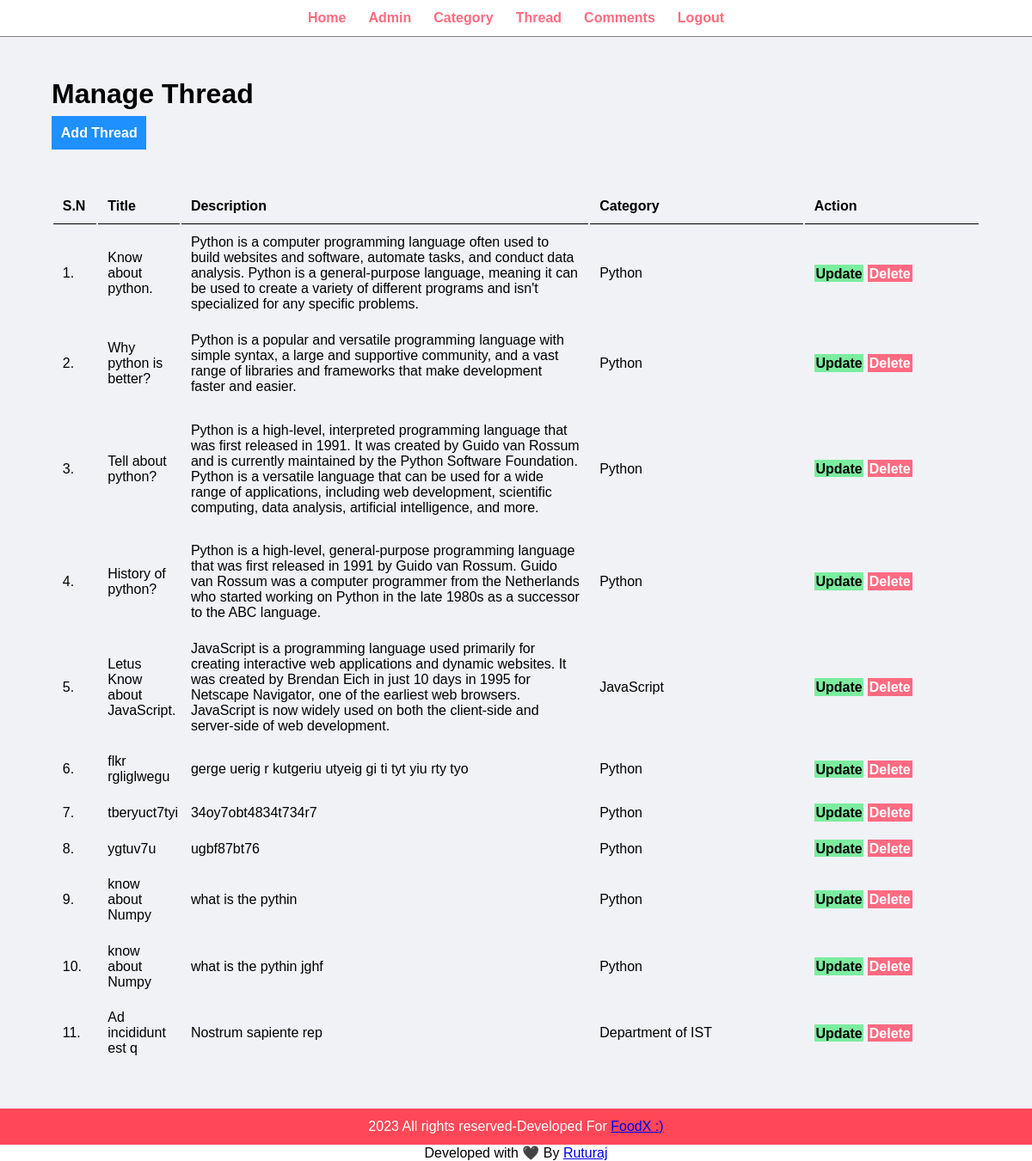
Screenshot of /admin/manage-thread.php (signed in) with the database file from the repository.
### tables this page shows
CREATE TABLE `threads` (
  `thread_id` int(7) NOT NULL,
  `thread_title` varchar(256) NOT NULL,
  `thread_desc` text NOT NULL,
  `thread_cat_id` int(7) NOT NULL,
  `thread_user_id` int(7) NOT NULL,
  `timestamp` datetime NOT NULL DEFAULT current_timestamp()
);

CREATE TABLE `categories` (
  `category_id` int(8) NOT NULL,
  `category_name` varchar(256) NOT NULL,
  `category_description` varchar(500) NOT NULL,
  `created` datetime NOT NULL DEFAULT current_timestamp()
);

### admin/manage-thread.php (the view, shortened to what this page needs)
<?php include('partials/menu.php'); ?>
<div class="main-content">
    <div class="wrapper">
        <h1>Manage Thread</h1>
        <br>
        <a href="<?php echo SITEURL; ?>admin/add-thread.php" class="btn-primary">Add Thread</a>
        <br><br>
        <br><br>
        <table class="tbl-full">
            <tr>
                <th>S.N</th>
                <th>Title</th>
                <th>Description</th>
                <th>Category</th>
                <th>Action</th>
            </tr>
            <?php
                $sql="SELECT * FROM threads";
                $res=mysqli_query($conn,$sql) or die('Error :');
                if($res==true){
                    $count=mysqli_num_rows($res);
                    $sn=1;
                    if($count>0){
                        while($rows=mysqli_fetch_assoc($res)){
                            $id=$rows['thread_id'];
                            $title=$rows['thread_title'];
                            $description=$rows['thread_desc'];
                            $th_cat_id=$rows['thread_cat_id'];
                            $time=$rows['timestamp'];
                            $sql1="SELECT * FROM categories WHERE category_id=$th_cat_id";
                            $res1=mysqli_query($conn,$sql1);
                            $cat_name=mysqli_fetch_assoc($res1)['category_name'];
                        ?>
                            <tr>
                                <td><?php echo $sn++; ?>.</td>
                                <td style="max-width: 50px;"><?php echo $title; ?></td>
                                <td style="max-width: 250px;"><?php echo $description; ?></td>
                                <td><?php echo $cat_name ; ?></td>
                                <td>
                                    <a href="<?php echo SITEURL; ?>admin/update-thread.php?id=<?php echo $id; ?>&time=<?php echo $time; ?>" class="btn-secondary">Update</a>
                                    <a href="<?php echo SITEURL; ?>admin/delete-thread.php?id=<?php echo $id; ?>&time=<?php echo $time; ?>" class="btn-danger">Delete</a>
                                </td>
                            </tr>
                            <?php
                        }
                    }
                    else{
                        echo "Thread not added";
                    }
                }
            ?>
        </table>
    </div>
</div>
<?php include('partials/footer.php') ?>

### css/admin.css (style rules this page uses)
* { margin: 0; padding: 0; font-family: Arial, Helvetica, sans-serif; }
.wrapper { padding: 1%; width: 90%; margin: 0 auto; }
.tbl-full { width: 100%; }
table tr th { border-bottom: 1px solid black; padding: 1%; text-align: left; }
table tr td { padding: 1%; }
.btn-primary { background-color: #1e90ff; padding: 1%; color: white; text-decoration: none; font-weight: bold; }
.btn-secondary { background-color: #7bed9f; padding: 1%; color: black; text-decoration: none; font-weight: bold; }
.btn-danger { background-color: #ff6b81; padding: 1%; color: white; text-decoration: none; font-weight: bold; }
.main-content { background-color: #f1f2f6; padding: 3% 0; }

### rows the page displays
threads: thread_title "Know about python.", thread_desc "Python is a computer programming language often used to build websites and software, automate tasks, and conduct data analysis. Python is a general-purpose language, meaning it can be used to create a variety of different programs and isn't specialized for any specific problems.", categories.category_name "Python"
threads: thread_title "Why python is better?", thread_desc "Python is a popular and versatile programming language with simple syntax, a large and supportive community, and a vast range of libraries and frameworks that make development faster and easier.", categories.category_name "Python"
threads: thread_title "Tell about python?", thread_desc "Python is a high-level, interpreted programming language that was first released in 1991. It was created by Guido van Rossum and is currently maintained by the Python Software Foundation. Python is a versatile language that can be used for a wide range of applications, including web development, scientific computing, data analysis, artificial intelligence, and more.", categories.category_name "Python"
threads: thread_title "History of python?", thread_desc "Python is a high-level, general-purpose programming language that was first released in 1991 by Guido van Rossum. Guido van Rossum was a computer programmer from the Netherlands who started working on Python in the late 1980s as a successor to the ABC language.", categories.category_name "Python"
threads: thread_title "Letus Know about JavaScript.", thread_desc "JavaScript is a programming language used primarily for creating interactive web applications and dynamic websites. It was created by Brendan Eich in just 10 days in 1995 for Netscape Navigator, one of the earliest web browsers. JavaScript is now widely used on both the client-side and server-side of web development.", categories.category_name "JavaScript"
threads: thread_title "flkr rgliglwegu", thread_desc "gerge uerig r kutgeriu utyeig gi ti tyt yiu rty tyo", categories.category_name "Python"
threads: thread_title "tberyuct7tyi", thread_desc "34oy7obt4834t734r7", categories.category_name "Python"
threads: thread_title "ygtuv7u", thread_desc "ugbf87bt76", categories.category_name "Python"
threads: thread_title "know about Numpy", thread_desc "what is the pythin", categories.category_name "Python"
threads: thread_title "know about Numpy", thread_desc "what is the pythin jghf", categories.category_name "Python"
threads: thread_title "Ad incididunt est q", thread_desc "Nostrum sapiente rep", categories.category_name "Department of IST"
